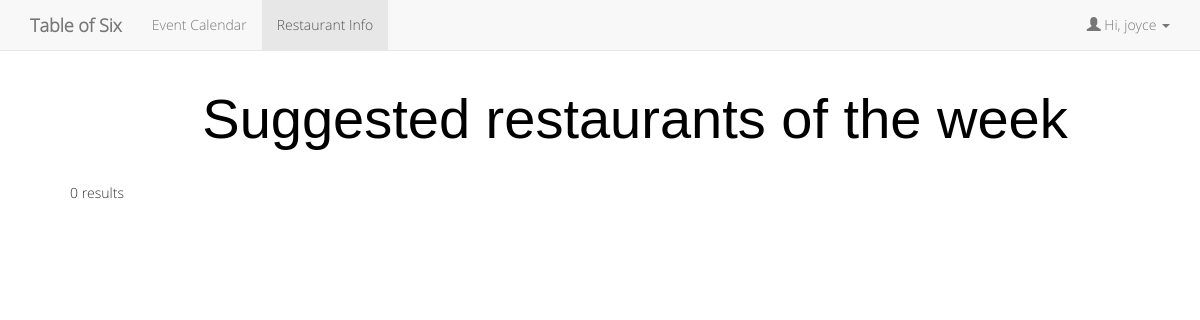
The page /Resto.php (signed in) on the database as committed earlier.
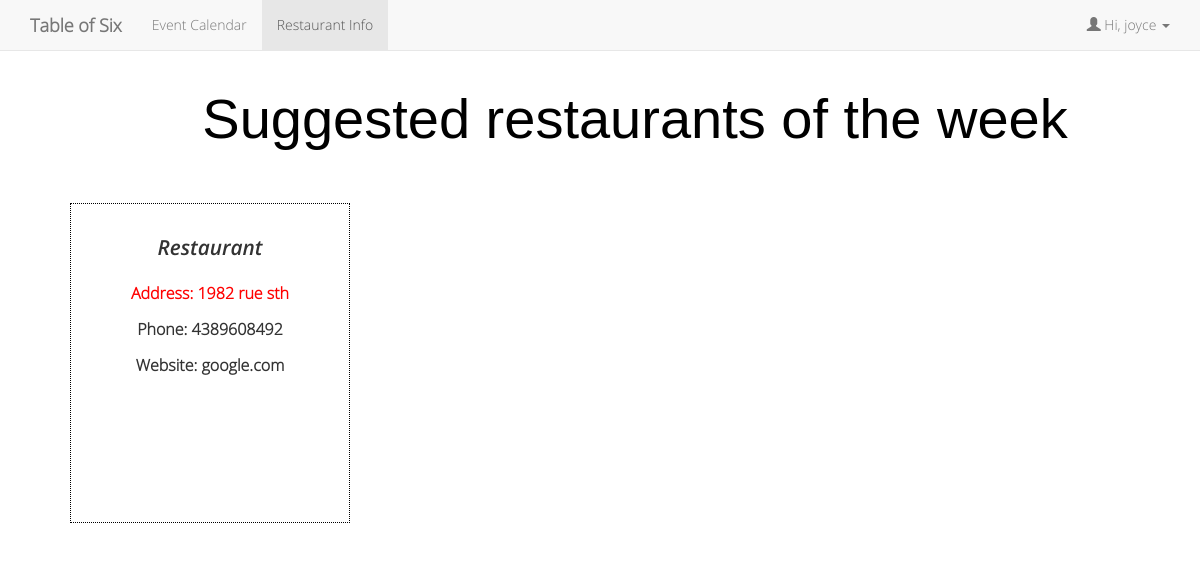
The same page on the database as committed later.
### tables this page shows
CREATE TABLE `users` (
  `userId` int(11) NOT NULL,
  `userName` varchar(30) NOT NULL,
  `userEmail` varchar(60) NOT NULL,
  `userPass` varchar(255) NOT NULL
);

CREATE TABLE `restaurants` (
  `ID` int(11) NOT NULL,
  `name` varchar(45) NOT NULL,
  `address` varchar(45) NOT NULL,
  `number` varchar(10) DEFAULT NULL,
  `price` varchar(30) NOT NULL,
  `phone` varchar(30) NOT NULL,
  `website` varchar(100) NOT NULL
);

### Resto.php (the view, shortened to what this page needs)
<?php
    if( !isset($_SESSION['user']) ) {
        header("Location: index.php");
        exit;
    } else {
        $cuser = $_SESSION['user'];
    }
?>
<!DOCTYPE html>
<html>
<head>
<link rel="stylesheet" href="assets/css/bootstrap.min.css" type="text/css"  />
<link rel="stylesheet" href="style2.css" type="text/css" />
</head>
<body>
    <nav class="navbar navbar-default navbar-fixed-top">
      <div class="container">
        <div class="navbar-header">
          <a class="navbar-brand"><b>Table of Six</b></a>
        </div>
        <div id="navbar" class="navbar-collapse collapse">
          <ul class="nav navbar-nav">
            <li><a href="calendar.php">Event Calendar</a></li>
            <li class="active"><a href="Resto.php">Restaurant Info</a></li>
          </ul>
          <ul class="nav navbar-nav navbar-right">
            <li class="dropdown">
              <a href="#" class="dropdown-toggle" data-toggle="dropdown" role="button" aria-haspopup="true" aria-expanded="false">
              <span class="glyphicon glyphicon-user"></span>&nbsp;Hi, <?php
                $getName = mysql_query("SELECT * FROM users WHERE userID=$cuser");
                while ($row = mysql_fetch_array($getName)) {
                    echo $row['userName'];
                } ?>&nbsp;<span class="caret"></span></a>
            </li>
          </ul>
        </div>
      </div>
    </nav>
<div id="plans" class="clearfix">
  <div class="title"> Suggested restaurants of the week </div>
        </div>
<div id="plans" class="clearfix">
        <?php
$res=mysql_query("SELECT * FROM restaurants");
$hasResto = mysql_num_rows($res);
if ($hasResto > 0) {
    while($row = $userRow=mysql_fetch_array($res)) {
      if ($row['ID'] <= 8 && $row['ID'] >= 5) {
        echo '<div class="plan"> <div class="name restoname">'. $row["name"] . '</div>';
        echo '<div class="price"> Address: '. $row["address"] . '</div>';
        echo '<div class="name"> Phone: '. $row["number"] . '</div>';
        echo '<div class="name"> Website: '. $row["website"] . '</div>';
        echo '</div>';
      }
  }
} else {
    echo "0 results";
}
?>
</div>
<div id="map" style="width:100%;height:400px;"></div>
</body>
</html>

Rows that differ between the two databases and show on the page:
added restaurants: name "Restaurant", address "1982 rue sth", number "4389608492", website "google.com"
Other text that changed with them:
text no longer shown: "0 results"
